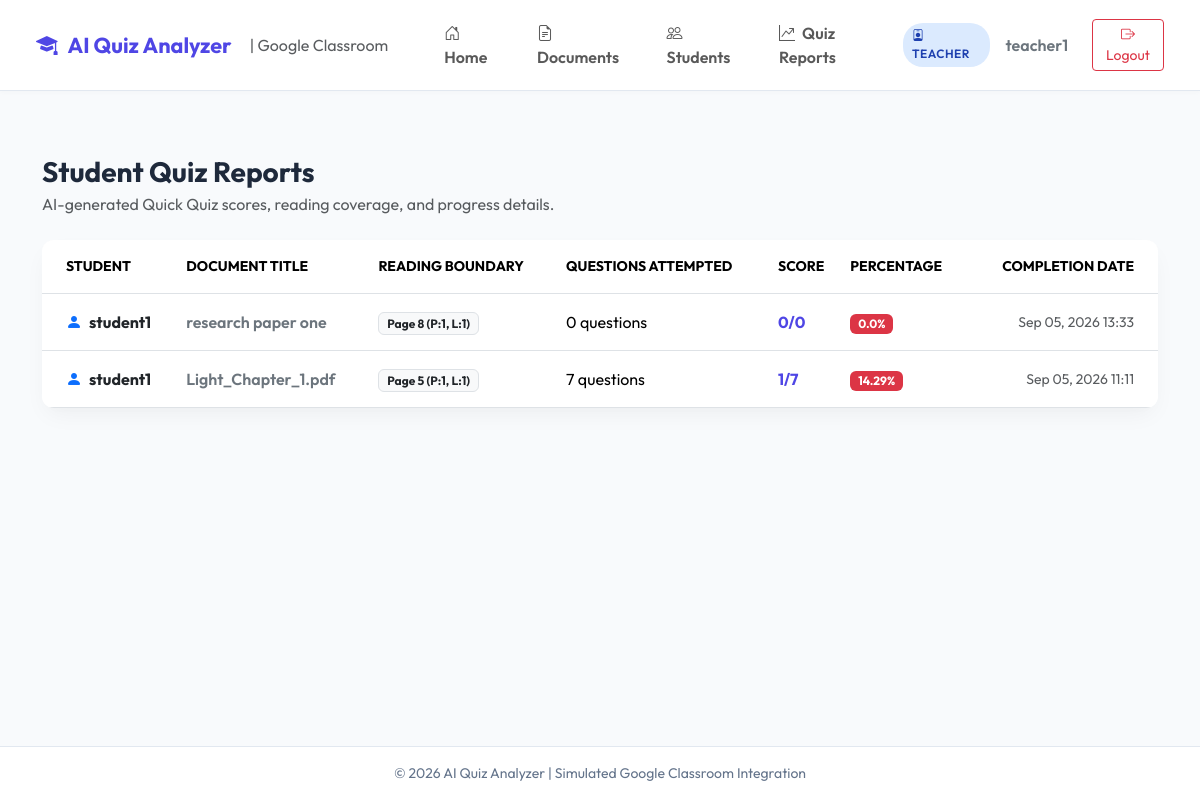
/teacher/reports/ (signed in), run on an earlier commit of the app's database.
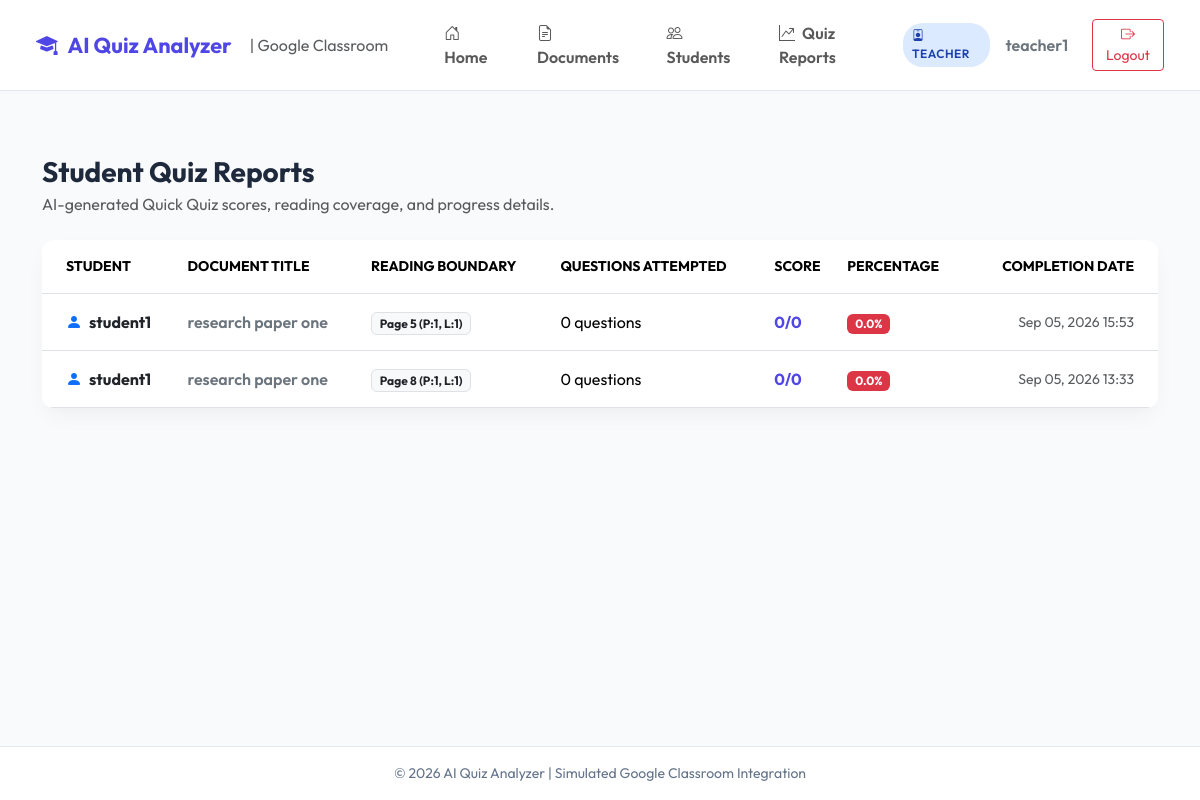
And on a later commit of the database.
### quiz_app/models.py (models this page shows, shortened)
class User(AbstractUser):
    ROLE_CHOICES = (
        ('TEACHER', 'Teacher'),
        ('STUDENT', 'Student'),
    )
    role = models.CharField(max_length=10, choices=ROLE_CHOICES, default='STUDENT')
    @property
    def is_teacher(self):
        return self.role == 'TEACHER'

class QuizAttempt(models.Model):
    STATUS_CHOICES = (
        ('IN_PROGRESS', 'In Progress'),
        ('COMPLETED', 'Completed'),
    )
    student = models.ForeignKey(User, on_delete=models.CASCADE, related_name='quiz_attempts')
    document = models.ForeignKey(Document, on_delete=models.CASCADE, related_name='quiz_attempts')
    confirmed_page = models.IntegerField()
    confirmed_paragraph = models.IntegerField(default=1)
    confirmed_line = models.IntegerField(default=1)
    started_at = models.DateTimeField(auto_now_add=True)
    completed_at = models.DateTimeField(null=True, blank=True)
    questions_attempted = models.IntegerField(default=0)
    correct_answers = models.IntegerField(default=0)
    wrong_answers = models.IntegerField(default=0)
    score = models.CharField(max_length=20, default='0/0')
    percentage = models.FloatField(default=0.0)
    status = models.CharField(max_length=20, choices=STATUS_CHOICES, default='IN_PROGRESS')
    class Meta:
        ordering = ['-started_at']

class Document(models.Model):
    FILE_TYPE_CHOICES = (
        ('PDF', 'PDF Document'),
        ('PPT', 'PPT Presentation'),
        ('PPTX', 'PPTX Presentation'),
    )
    STATUS_CHOICES = (
        ('PENDING', 'Pending Processing'),
        ('PROCESSING', 'Processing'),
        ('COMPLETED', 'AI Analysis Completed'),
        ('FAILED', 'Processing Failed'),
    )
    classroom = models.ForeignKey(ClassRoom, on_delete=models.CASCADE, related_name='documents')
    title = models.CharField(max_length=255)
    file = models.FileField(upload_to='documents/', null=True, blank=True)
    file_type = models.CharField(max_length=10, choices=FILE_TYPE_CHOICES, default='PDF')
    total_pages = models.IntegerField(default=0)
    upload_date = models.DateTimeField(auto_now_add=True)
    processing_status = models.CharField(max_length=20, choices=STATUS_CHOICES, default='PENDING')

### quiz_app/views.py (the view)
# urls.py: path('teacher/reports/', views.teacher_reports, name='teacher_reports'),
@login_required
def teacher_reports(request):
    if not request.user.is_teacher:
        return redirect('student_dashboard')
    attempts = QuizAttempt.objects.filter(
        document__classroom__teacher=request.user,
        status='COMPLETED'
    ).select_related('student', 'document').order_by('-completed_at')
    return render(request, 'teacher/teacher_reports.html', {'attempts': attempts})

### templates/teacher/teacher_reports.html (shortened to what this page needs)
{% extends 'base.html' %}
{% block content %}
<div class="container py-3">
    <div class="mb-4">
        <h3 class="fw-bold mb-1">Student Quiz Reports</h3>
        <p class="text-muted mb-0">AI-generated Quick Quiz scores, reading coverage, and progress details.</p>
    </div>
    <div class="card card-custom border-0 p-0 overflow-hidden">
        <div class="table-responsive">
            <table class="table table-hover align-middle mb-0">
                <thead class="bg-light text-muted small text-uppercase">
                    <tr>
                        <th class="ps-4 py-3">Student</th>
                        <th class="py-3">Document Title</th>
                        <th class="py-3">Reading Boundary</th>
                        <th class="py-3">Questions Attempted</th>
                        <th class="py-3">Score</th>
                        <th class="py-3">Percentage</th>
                        <th class="pe-4 py-3 text-end">Completion Date</th>
                    </tr>
                </thead>
                <tbody>
                    {% for attempt in attempts %}
                    <tr>
                        <td class="ps-4 py-3 fw-bold text-dark">
                            <i class="bi bi-person-fill text-primary me-1"></i> {{ attempt.student.username }}
                        </td>
                        <td class="fw-semibold text-secondary">{{ attempt.document.title }}</td>
                        <td>
                            <span class="badge bg-light text-dark border">
                                Page {{ attempt.confirmed_page }} (P:{{ attempt.confirmed_paragraph }}, L:{{ attempt.confirmed_line }})
                            </span>
                        </td>
                        <td>{{ attempt.questions_attempted }} questions</td>
                        <td class="fw-bold text-indigo" style="color: #4f46e5;">{{ attempt.score }}</td>
                        <td>
                            {% if attempt.percentage >= 75 %}
                                <span class="badge bg-success">{{ attempt.percentage }}%</span>
                            {% elif attempt.percentage >= 50 %}
                                <span class="badge bg-warning text-dark">{{ attempt.percentage }}%</span>
                            {% else %}
                                <span class="badge bg-danger">{{ attempt.percentage }}%</span>
                            {% endif %}
                        </td>
                        <td class="pe-4 text-end text-muted small">{{ attempt.completed_at|date:"M d, Y H:i" }}</td>
                    </tr>
                    {% empty %}
                    <tr>
                        <td colspan="7" class="text-center py-5 text-muted">No student quiz reports found.</td>
                    </tr>
                    {% endfor %}
                </tbody>
            </table>
        </div>
    </div>
</div>
{% endblock %}

### templates/base.html (shortened to what this page needs)
<!DOCTYPE html>
<html lang="en">
<head>
    <link href="https://cdn.jsdelivr.net/npm/bootstrap@5.3.2/dist/css/bootstrap.min.css" rel="stylesheet">
    <link rel="stylesheet" href="https://cdn.jsdelivr.net/npm/bootstrap-icons@1.11.1/font/bootstrap-icons.css">
</head>
<body>
    <nav class="navbar navbar-expand-lg navbar-classroom sticky-top">
        <div class="container-fluid">
            <a class="navbar-brand brand-logo" href="{% url 'dashboard' %}">
                <i class="bi bi-mortarboard-fill"></i> AI Quiz Analyzer
                <span class="fs-6 text-muted fw-normal ms-2 d-none d-md-inline">| Google Classroom</span>
            </a>
            <div class="collapse navbar-collapse" id="navbarNav">
                {% if user.is_authenticated %}
                <ul class="navbar-nav me-auto ms-lg-4 mb-2 mb-lg-0">
                    <li class="nav-item">
                        <a class="nav-link fw-semibold px-3" href="{% url 'dashboard' %}"><i class="bi bi-house-door me-1"></i> Home</a>
                    </li>
                    {% if user.is_teacher %}
                        <li class="nav-item">
                            <a class="nav-link fw-semibold px-3" href="{% url 'teacher_document_list' %}"><i class="bi bi-file-earmark-text me-1"></i> Documents</a>
                        </li>
                        <li class="nav-item">
                            <a class="nav-link fw-semibold px-3" href="{% url 'teacher_student_list' %}"><i class="bi bi-people me-1"></i> Students</a>
                        </li>
                        <li class="nav-item">
                            <a class="nav-link fw-semibold px-3" href="{% url 'teacher_reports' %}"><i class="bi bi-graph-up-arrow me-1"></i> Quiz Reports</a>
                        </li>
                    {% endif %}
                </ul>
                <div class="d-flex align-items-center gap-3">
                    <span class="badge-role {% if user.is_teacher %}badge-teacher{% else %}badge-student{% endif %}">
                        <i class="bi {% if user.is_teacher %}bi-person-badge{% else %}bi-backpack{% endif %} me-1"></i>
                        {{ user.get_role_display }}
                    </span>
                    <span class="fw-semibold text-secondary">{{ user.username }}</span>
                    <a href="{% url 'logout' %}" class="btn btn-outline-danger btn-sm ms-2">
                        <i class="bi bi-box-arrow-right"></i> Logout
                    </a>
                </div>
                {% endif %}
            </div>
        </div>
    </nav>
    <div class="content-container">
        {% block content %}{% endblock %}
    </div>
    <footer class="text-center">
        <div class="container">
            <p class="mb-0">&copy; 2026 AI Quiz Analyzer | Simulated Google Classroom Integration</p>
        </div>
    </footer>
</body>
</html>

### templates/base.html (style rules this page uses)
:root { --primary-purple: #4f46e5; --primary-hover: #4338ca; --secondary-purple: #818cf8; --accent-purple: #e0e7ff; --bg-light: #f8fafc; --card-shadow: 0 10px 25px -5px rgba(0, 0, 0, 0.05), 0 8px 10px -6px rgba(0, 0, 0, 0.01); }
body { font-family: 'Outfit', sans-serif; background-color: var(--bg-light); color: #1e293b; min-height: 100vh; display: flex; flex-direction: column; }
.navbar-classroom { background: #ffffff; border-bottom: 1px solid #e2e8f0; box-shadow: 0 2px 4px rgba(0,0,0,0.02); padding: 0.8rem 1.5rem; }
.brand-logo { font-weight: 700; color: var(--primary-purple); font-size: 1.35rem; display: flex; align-items: center; gap: 10px; }
.badge-role { font-size: 0.75rem; font-weight: 600; padding: 0.35em 0.75em; border-radius: 20px; text-transform: uppercase; letter-spacing: 0.5px; }
.badge-teacher { background-color: #dbeafe; color: #1e40af; }
.card-custom { border: 1px solid #e2e8f0; border-radius: 12px; background: #ffffff; box-shadow: var(--card-shadow); transition: transform 0.2s, box-shadow 0.2s; }
.content-container { flex: 1; padding: 2rem 0; }
footer { background: #ffffff; border-top: 1px solid #e2e8f0; padding: 1rem 0; font-size: 0.875rem; color: #64748b; }

What changed in the data, as far as the page shows it:
removed QuizAttempt: student.username "student1", document "Light_Chapter_1.pdf", confirmed_page "5", confirmed_paragraph "1", confirmed_line "1", questions_attempted "7", score "1/7", percentage "14.29", completed_at "Sep 05, 2026 11:11"
added QuizAttempt: student.username "student1", document "research paper one", confirmed_page "5", confirmed_paragraph "1", confirmed_line "1", questions_attempted "0", score "0/0", percentage "0.0", completed_at "Sep 05, 2026 15:53"
